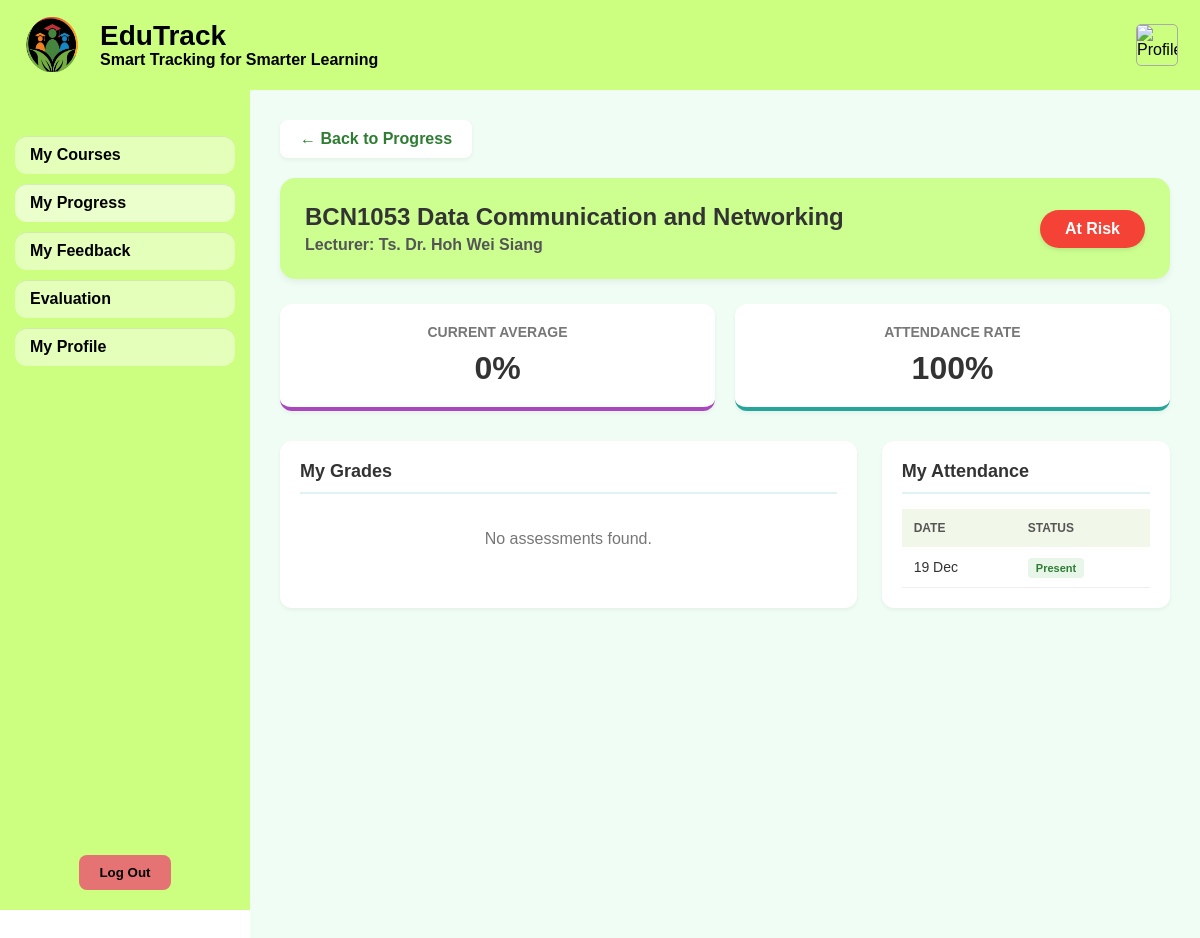
The app's page /student_view_course.php?course_id=1 (signed in) with its own data.
### tables this page shows
CREATE TABLE `course` (
  `courseID` int NOT NULL,
  `courseName` varchar(255) NOT NULL,
  `userID` int NOT NULL
);

CREATE TABLE `user` (
  `userID` int NOT NULL,
  `full_name` varchar(255) NOT NULL,
  `email` varchar(255) NOT NULL,
  `password_hash` varchar(255) NOT NULL,
  `role` enum('student','lecturer','admin') NOT NULL,
  `status` enum('pending','active','deactivated','rejected') NOT NULL DEFAULT 'pending',
  `age` int DEFAULT NULL,
  `approved_at` timestamp NULL DEFAULT NULL,
  `created_at` timestamp NOT NULL DEFAULT CURRENT_TIMESTAMP,
  `updated_at` timestamp NOT NULL DEFAULT CURRENT_TIMESTAMP ON UPDATE CURRENT_TIMESTAMP,
  `last_login_at` timestamp NULL DEFAULT NULL,
  `deleted_at` timestamp NULL DEFAULT NULL,
  `force_password_reset` tinyint(1) NOT NULL DEFAULT '0'
);

CREATE TABLE `attendance` (
  `attendanceID` int NOT NULL,
  `slotID` int DEFAULT NULL,
  `sessionDate` date NOT NULL,
  `status` enum('Present','Absent','Late','Excused') NOT NULL,
  `remarks` varchar(255) DEFAULT NULL,
  `checkedInAt` datetime DEFAULT NULL,
  `courseID` int NOT NULL,
  `userID` int NOT NULL
);

### student_view_course.php (the view, shortened to what this page needs)
<?php
require_once 'config.php';
$userID = $_SESSION['userID'];
$courseID = intval($_GET['course_id']);
$courseSql = "SELECT c.courseName, c.courseID, u.full_name as lecturer_name
              FROM course c
              JOIN user u ON c.userID = u.userID
              JOIN enrollment e ON c.courseID = e.courseID
              WHERE c.courseID = ? AND e.userID = ?";
$stmt = $conn->prepare($courseSql);
$stmt->bind_param("ii", $courseID, $userID);
$stmt->execute();
$courseInfo = $stmt->get_result()->fetch_assoc();
$totalGrade = 0;
$gradeCount = 0;
$gradeRows = [];
$averageScore = ($gradeCount > 0) ? round($totalGrade / $gradeCount, 1) : 0;
$attSql = "SELECT sessionDate, status, remarks FROM attendance
           WHERE userID = ? AND courseID = ?
           ORDER BY sessionDate DESC";
$aStmt = $conn->prepare($attSql);
$aStmt->bind_param("ii", $userID, $courseID);
$aStmt->execute();
$attendanceResult = $aStmt->get_result();
$totalSessions = 0;
$presentSessions = 0;
$attRows = [];
while ($row = $attendanceResult->fetch_assoc()) {
    $attRows[] = $row;
    $totalSessions++;
    if ($row['status'] == 'Present' || $row['status'] == 'Late') {
        $presentSessions++;
    }
}
$attendanceRate = ($totalSessions > 0) ? round(($presentSessions / $totalSessions) * 100, 1) : 0;
$statusLabel = 'Good';
if ($averageScore < 50 || $attendanceRate < 80) {
    $statusLabel = 'At Risk';
} elseif ($averageScore >= 80) {
    $statusLabel = 'Excellent';
    $statusColor = '#009688';
}
?>
<!DOCTYPE html>
<html lang="en">
<head>
    <link rel="stylesheet" href="style.css">
</head>
<body>
    <?php if (true):  ?>
    <div class="header student-theme">
        <div class="brand">
            <img src="assets/logoedutrack.png" alt="EduTrack Logo">
            <div class="title">
                <h1>EduTrack</h1>
                <span>Smart Tracking for Smarter Learning</span>
            </div>
        </div>
        <img src="assets/profile.png" class="profile-icon" alt="Profile">
    </div>
    <?php endif; ?>
    <div class="content-wrapper">
        <div class="sidebar student-theme">
            <ul>
                <li><a href="student_dashboard.php">My Courses</a></li>
                <li><a href="student_progress.php" style="background: rgba(255,255,255,0.6);">My Progress</a></li>
                <li><a href="student_myfeedback.php">My Feedback</a></li>
                <li><a href="lectevaluationlist.php">Evaluation</a></li>
                <li><a href="profile.php">My Profile</a></li>
            </ul>
            <button class="logout-btn" onclick="window.location.href='logout.php'">Log Out</button>
        </div>
        <div class="main-content">
            <a href="student_progress.php" class="back-btn">← Back to Progress</a>
            <div class="course-header">
                <div class="course-info">
                    <h2><?php echo htmlspecialchars($courseInfo['courseName']); ?></h2>
                    <p>Lecturer: <?php echo htmlspecialchars($courseInfo['lecturer_name']); ?></p>
                </div>
                <div class="overall-badge">
                    <?php echo $statusLabel; ?>
                </div>
            </div>
            <div class="stats-grid">
                <div class="stat-card" style="border-bottom: 4px solid #ab47bc;">
                    <h3>Current Average</h3>
                    <div class="num"><?php echo $averageScore; ?>%</div>
                </div>
                <div class="stat-card" style="border-bottom: 4px solid #26a69a;">
                    <h3>Attendance Rate</h3>
                    <div class="num"><?php echo $attendanceRate; ?>%</div>
                </div>
            </div>
            <div class="details-section">
                <div class="detail-box">
                    <div class="section-title">My Grades</div>
                    <?php if (count($gradeRows) > 0): ?>
                    <table class="data-table">
                        <thead>
                            <tr>
                                <th>Assessment</th>
                                <th>Type</th>
                                <th>Submitted On</th>
                                <th>Score</th>
                            </tr>
                        </thead>
                        <tbody>
                            <?php foreach ($gradeRows as $g): ?>
                            <tr>
                                <td><?php echo htmlspecialchars($g['tittle']); ?></td>
                                <td><?php echo ucfirst($g['type']); ?></td>
                                <td>
                                    <?php
                                    echo $g['submitDate'] ? date("d M Y", strtotime($g['submitDate'])) : '<span style="color:#999; font-style:italic;">Pending</span>';
                                ?>
                                </td>
                                <td>
                                    <?php if ($g['grade'] !== null): ?>
                                    <span style="font-weight: bold; color: #333;"><?php echo $g['grade']; ?>%</span>
                                    <?php else: ?>
                                    <span style="color: #999;">-</span>
                                    <?php endif; ?>
                                </td>
                            </tr>
                            <?php endforeach; ?>
                        </tbody>
                    </table>
                    <?php else: ?>
                    <p style="color: #777; text-align: center; padding: 20px;">No assessments found.</p>
                    <?php endif; ?>
                </div>
                <div class="detail-box">
                    <div class="section-title">My Attendance</div>
                    <?php if (count($attRows) > 0): ?>
                    <table class="data-table">
                        <thead>
                            <tr>
                                <th>Date</th>
                                <th>Status</th>
                            </tr>
                        </thead>
                        <tbody>
                            <?php foreach ($attRows as $a): ?>
                            <tr>
                                <td><?php echo date("d M", strtotime($a['sessionDate'])); ?></td>
                                <td>
                                    <?php
                                    $statusClass = 'badge-' . strtolower($a['status']);
                                    echo "<span class='$statusClass'>" . ucfirst($a['status']) . "</span>";
                                ?>
                                </td>
                            </tr>
                            <?php endforeach; ?>
                        </tbody>
                    </table>
                    <?php else: ?>
                    <p style="color: #777; text-align: center; padding: 20px;">No attendance records found.</p>
                    <?php endif; ?>
                </div>
            </div>
        </div>
    </div>
</body>
</html>

### style.css (style rules this page uses)
body { margin: 0; font-family: "Poppins", sans-serif; }
.content-wrapper { display: flex; min-height: calc(100vh - 90px); }
.header { height: 90px; display: flex; align-items: center; justify-content: space-between; padding: 0 22px; }
.brand { display: flex; align-items: center; gap: 14px; }
.brand img { width: 64px; height: 64px; }
.brand .title { display: flex; flex-direction: column; }
.brand .title h1 { font-size: 28px; line-height: 1.1; margin: 0; }
.brand .title span { font-size: 16px; font-weight: 600; }
.sidebar { width: 220px; height: calc(100vh - 100px); color: #000; display: flex; flex-direction: column; align-items: center; padding-top: 20px; position: sticky; top: 0; overflow-y: auto; }
.sidebar ul { list-style: none; padding: 0; width: 100%; }
.sidebar ul li { margin: 10px 0; }
.sidebar ul li a { display: block; padding: 10px 15px; text-align: left; border-radius: 12px; margin: 0 15px; text-decoration: none; color: #000; font-weight: 600; background: rgba(255,255,255,0.45); box-shadow: 0 1px 0 rgba(0,0,0,0.08) inset; }
.student-theme { background-color: #ccff80; }
.logout-btn { background-color: #e57373; color: #000; font-weight: bold; border: none; padding: 10px 20px; border-radius: 8px; cursor: pointer; margin-top: auto; margin-bottom: 20px; }
.main-content { flex: 1; padding: 40px; background: #fff; }
.profile-icon { width: 40px; height: 40px; border: 1px solid #aaa; border-radius: 5px; }

### records on screen
course: courseName "BCN1053 Data Communication and Networking", userID.full_name "Ts. Dr. Hoh Wei Siang"
attendance: sessionDate "19 Dec", status "Present"

### other values on screen
$statusLabel "At Risk"
$averageScore "0"
$attendanceRate "100"
